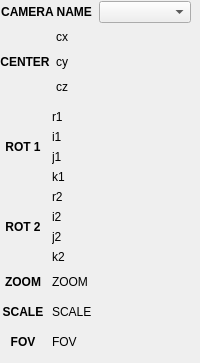
     <widget class="QWidget" name="tab_views">
      <attribute name="title">
       <string>Cameras</string>
      </attribute>
      <widget class="QWidget" name="layoutWidget">
       <property name="geometry">
        <rect>
         <x>0</x>
         <y>20</y>
         <width>191</width>
         <height>334</height>
        </rect>
       </property>
       <layout class="QVBoxLayout" name="verticalLayout_6" stretch="2,0,0,2">
        <item>
         <layout class="QHBoxLayout" name="horizontalLayout" stretch="1,3">
          <item>
           <widget class="QLabel" name="lf_center">
            <property name="font">
             <font>
              <weight>75</weight>
              <bold>true</bold>
             </font>
            </property>
            <property name="text">
             <string>CENTER</string>
            </property>
            <property name="alignment">
             <set>Qt::AlignCenter</set>
            </property>
           </widget>
          </item>
          <item>
           <layout class="QVBoxLayout" name="verticalLayout">
            <item>
             <widget class="QLabel" name="cam_ctrx">
              <property name="text">
               <string>cx</string>
              </property>
              <property name="alignment">
               <set>Qt::AlignBottom|Qt::AlignLeading|Qt::AlignLeft</set>
              </property>
             </widget>
            </item>
            <item>
             <widget class="QLabel" name="cam_ctry">
              <property name="text">
               <string>cy</string>
              </property>
              <property name="alignment">
               <set>Qt::AlignLeading|Qt::AlignLeft|Qt::AlignVCenter</set>
              </property>
             </widget>
            </item>
            <item>
             <widget class="QLabel" name="cam_ctrz">
              <property name="text">
               <string>cz</string>
              </property>
              <property name="alignment">
               <set>Qt::AlignLeading|Qt::AlignLeft|Qt::AlignTop</set>
              </property>
             </widget>
            </item>
           </layout>
          </item>
         </layout>
        </item>
        <item>
         <layout class="QHBoxLayout" name="horizontalLayout_2" stretch="1,3">
          <item>
           <widget class="QLabel" name="lf_center_2">
            <property name="font">
             <font>
              <weight>75</weight>
              <bold>true</bold>
             </font>
            </property>
            <property name="text">
             <string>ROT 1</string>
            </property>
            <property name="alignment">
             <set>Qt::AlignCenter</set>
            </property>
           </widget>
          </item>
          <item>
           <layout class="QVBoxLayout" name="verticalLayout_2">
            <item>
             <widget class="QLabel" name="cam_rot1_r">
              <property name="text">
               <string>r1</string>
              </property>
              <property name="alignment">
               <set>Qt::AlignLeading|Qt::AlignLeft|Qt::AlignTop</set>
              </property>
             </widget>
            </item>
            <item>
             <widget class="QLabel" name="cam_rot1_i">
              <property name="text">
               <string>i1</string>
              </property>
              <property name="alignment">
               <set>Qt::AlignLeading|Qt::AlignLeft|Qt::AlignTop</set>
              </property>
             </widget>
            </item>
            <item>
             <widget class="QLabel" name="cam_rot1_j">
              <property name="text">
               <string>j1</string>
              </property>
             </widget>
            </item>
            <item>
             <widget class="QLabel" name="cam_rot1_k">
              <property name="text">
               <string>k1</string>
              </property>
              <property name="alignment">
               <set>Qt::AlignLeading|Qt::AlignLeft|Qt::AlignTop</set>
              </property>
             </widget>
            </item>
           </layout>
          </item>
         </layout>
        </item>
        <item>
         <layout class="QHBoxLayout" name="horizontalLayout_3" stretch="1,3">
          <item>
           <widget class="QLabel" name="lf_center_3">
            <property name="font">
             <font>
              <weight>75</weight>
              <bold>true</bold>
             </font>
            </property>
            <property name="text">
             <string>ROT 2</string>
            </property>
            <property name="alignment">
             <set>Qt::AlignCenter</set>
            </property>
           </widget>
          </item>
          <item>
           <layout class="QVBoxLayout" name="verticalLayout_3">
            <item>
             <widget class="QLabel" name="cam_rot2_r">
              <property name="text">
               <string>r2</string>
              </property>
              <property name="alignment">
               <set>Qt::AlignLeading|Qt::AlignLeft|Qt::AlignTop</set>
              </property>
             </widget>
            </item>
            <item>
             <widget class="QLabel" name="cam_rot2_i">
              <property name="text">
               <string>i2</string>
              </property>
              <property name="alignment">
               <set>Qt::AlignLeading|Qt::AlignLeft|Qt::AlignTop</set>
              </property>
             </widget>
            </item>
            <item>
             <widget class="QLabel" name="cam_rot2_j">
              <property name="text">
               <string>j2</string>
              </property>
             </widget>
            </item>
            <item>
             <widget class="QLabel" name="cam_rot2_k">
              <property name="text">
               <string>k2</string>
              </property>
              <property name="alignment">
               <set>Qt::AlignLeading|Qt::AlignLeft|Qt::AlignTop</set>
              </property>
             </widget>
            </item>
           </layout>
          </item>
         </layout>
        </item>
        <item>
         <layout class="QHBoxLayout" name="horizontalLayout_4" stretch="1,3">
          <item>
           <layout class="QVBoxLayout" name="verticalLayout_4" stretch="0,0,0">
            <item>
             <widget class="QLabel" name="lf_scale_2">
              <property name="sizePolicy">
               <sizepolicy hsizetype="MinimumExpanding" vsizetype="Preferred">
                <horstretch>0</horstretch>
                <verstretch>0</verstretch>
               </sizepolicy>
              </property>
              <property name="font">
               <font>
                <weight>75</weight>
                <bold>true</bold>
               </font>
              </property>
              <property name="text">
               <string>ZOOM</string>
              </property>
              <property name="alignment">
               <set>Qt::AlignCenter</set>
              </property>
             </widget>
            </item>
            <item>
             <widget class="QLabel" name="lf_scale_3">
              <property name="sizePolicy">
               <sizepolicy hsizetype="MinimumExpanding" vsizetype="Preferred">
                <horstretch>0</horstretch>
                <verstretch>0</verstretch>
               </sizepolicy>
              </property>
              <property name="font">
               <font>
                <weight>75</weight>
                <bold>true</bold>
               </font>
              </property>
              <property name="text">
               <string>SCALE</string>
              </property>
              <property name="alignment">
               <set>Qt::AlignCenter</set>
              </property>
             </widget>
            </item>
            <item>
             <widget class="QLabel" name="lf_scale">
              <property name="sizePolicy">
               <sizepolicy hsizetype="MinimumExpanding" vsizetype="Preferred">
                <horstretch>0</horstretch>
                <verstretch>0</verstretch>
               </sizepolicy>
              </property>
              <property name="font">
               <font>
                <weight>75</weight>
                <bold>true</bold>
               </font>
              </property>
              <property name="text">
               <string>FOV</string>
              </property>
              <property name="alignment">
               <set>Qt::AlignCenter</set>
              </property>
             </widget>
            </item>
           </layout>
          </item>
          <item>
           <layout class="QVBoxLayout" name="verticalLayout_5">
            <item>
             <widget class="QLabel" name="cam_zoom">
              <property name="text">
               <string>ZOOM</string>
              </property>
              <property name="alignment">
               <set>Qt::AlignLeading|Qt::AlignLeft|Qt::AlignVCenter</set>
              </property>
             </widget>
            </item>
            <item>
             <widget class="QLabel" name="cam_scale">
              <property name="text">
               <string>SCALE</string>
              </property>
              <property name="alignment">
               <set>Qt::AlignLeading|Qt::AlignLeft|Qt::AlignVCenter</set>
              </property>
             </widget>
            </item>
            <item>
             <widget class="QLabel" name="cam_fov">
              <property name="text">
               <string>FOV</string>
              </property>
              <property name="alignment">
               <set>Qt::AlignLeading|Qt::AlignLeft|Qt::AlignVCenter</set>
              </property>
             </widget>
            </item>
           </layout>
          </item>
         </layout>
        </item>
       </layout>
      </widget>
      <widget class="QWidget" name="layoutWidget">
       <property name="geometry">
        <rect>
         <x>0</x>
         <y>0</y>
         <width>191</width>
         <height>25</height>
        </rect>
       </property>
       <layout class="QHBoxLayout" name="horizontalLayout_7">
        <item>
         <widget class="QLabel" name="lf_name_3">
          <property name="text">
           <string>&lt;html&gt;&lt;head/&gt;&lt;body&gt;&lt;p&gt;&lt;span style=&quot; font-weight:600;&quot;&gt;CAMERA NAME&lt;/span&gt;&lt;/p&gt;&lt;/body&gt;&lt;/html&gt;</string>
          </property>
          <property name="alignment">
           <set>Qt::AlignCenter</set>
          </property>
         </widget>
        </item>
        <item>
         <widget class="QComboBox" name="camBox">
          <property name="baseSize">
           <size>
            <width>0</width>
            <height>0</height>
           </size>
          </property>
         </widget>
        </item>
       </layout>
      </widget>
     </widget>
